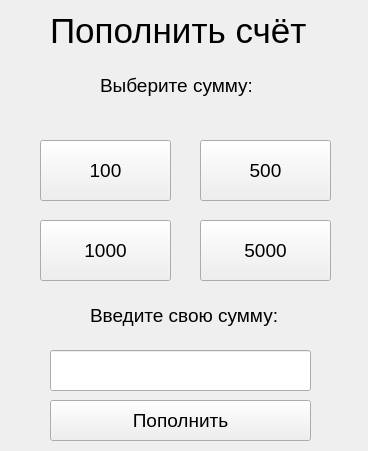
<?xml version="1.0" encoding="UTF-8"?>
<ui version="4.0">
 <class>Form</class>
 <widget class="QWidget" name="Form">
  <property name="geometry">
   <rect>
    <x>0</x>
    <y>0</y>
    <width>368</width>
    <height>451</height>
   </rect>
  </property>
  <property name="windowTitle">
   <string>Form</string>
  </property>
  <widget class="QLabel" name="label_3">
   <property name="geometry">
    <rect>
     <x>50</x>
     <y>0</y>
     <width>261</width>
     <height>61</height>
    </rect>
   </property>
   <property name="font">
    <font>
     <pointsize>26</pointsize>
    </font>
   </property>
   <property name="text">
    <string>Пополнить счёт</string>
   </property>
  </widget>
  <widget class="QLabel" name="label">
   <property name="geometry">
    <rect>
     <x>100</x>
     <y>60</y>
     <width>151</width>
     <height>51</height>
    </rect>
   </property>
   <property name="font">
    <font>
     <pointsize>14</pointsize>
    </font>
   </property>
   <property name="text">
    <string>Выберите сумму:</string>
   </property>
  </widget>
  <widget class="QPushButton" name="pushButton">
   <property name="geometry">
    <rect>
     <x>40</x>
     <y>140</y>
     <width>131</width>
     <height>61</height>
    </rect>
   </property>
   <property name="font">
    <font>
     <pointsize>14</pointsize>
    </font>
   </property>
   <property name="text">
    <string>100</string>
   </property>
  </widget>
  <widget class="QPushButton" name="pushButton_2">
   <property name="geometry">
    <rect>
     <x>200</x>
     <y>140</y>
     <width>131</width>
     <height>61</height>
    </rect>
   </property>
   <property name="font">
    <font>
     <pointsize>14</pointsize>
    </font>
   </property>
   <property name="text">
    <string>500</string>
   </property>
  </widget>
  <widget class="QPushButton" name="pushButton_3">
   <property name="geometry">
    <rect>
     <x>40</x>
     <y>220</y>
     <width>131</width>
     <height>61</height>
    </rect>
   </property>
   <property name="font">
    <font>
     <pointsize>14</pointsize>
    </font>
   </property>
   <property name="text">
    <string>1000</string>
   </property>
  </widget>
  <widget class="QPushButton" name="pushButton_4">
   <property name="geometry">
    <rect>
     <x>200</x>
     <y>220</y>
     <width>131</width>
     <height>61</height>
    </rect>
   </property>
   <property name="font">
    <font>
     <pointsize>14</pointsize>
    </font>
   </property>
   <property name="text">
    <string>5000</string>
   </property>
  </widget>
  <widget class="QLineEdit" name="cash">
   <property name="geometry">
    <rect>
     <x>50</x>
     <y>350</y>
     <width>261</width>
     <height>41</height>
    </rect>
   </property>
   <property name="inputMask">
    <string/>
   </property>
  </widget>
  <widget class="QLabel" name="label_2">
   <property name="geometry">
    <rect>
     <x>90</x>
     <y>300</y>
     <width>201</width>
     <height>31</height>
    </rect>
   </property>
   <property name="font">
    <font>
     <pointsize>14</pointsize>
    </font>
   </property>
   <property name="text">
    <string>Введите свою сумму:</string>
   </property>
  </widget>
  <widget class="QPushButton" name="getCash">
   <property name="geometry">
    <rect>
     <x>50</x>
     <y>400</y>
     <width>261</width>
     <height>41</height>
    </rect>
   </property>
   <property name="font">
    <font>
     <pointsize>14</pointsize>
    </font>
   </property>
   <property name="text">
    <string>Пополнить</string>
   </property>
  </widget>
 </widget>
 <resources/>
 <connections/>
</ui>
